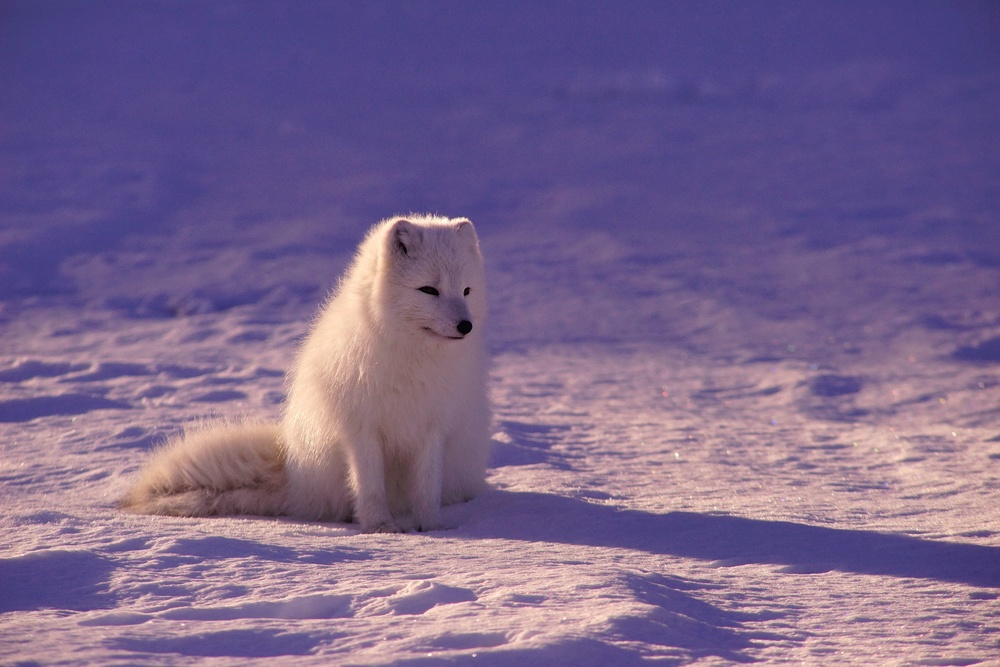
#> input picture HistogramEqualization/histogram.jpg, 1000 x 667 px, shrunk from 4800 x 3200 before the run
$ python histogram.py
#> lines starting #> are read from the running program, lines starting #| are printed output that depends on the picture
from __future__ import  print_function
from __future__ import division
import cv2
import argparse
import numpy as np
import matplotlib.pyplot as plt

parser = argparse.ArgumentParser(description='Histogram Equalization')
parser.add_argument('--input',help='Path to input image', default='histogram.jpg')
args= parser.parse_args()

src = cv2.imread(cv2.samples.findFile(args.input))
#> src is the input picture: shape (667, 1000, 3); mean B, G, R 140.6, 101.1, 122
if src is None:
    print('Image does not found',args.input)
    exit(0)

src = cv2.cvtColor(src, cv2.COLOR_BGR2GRAY)
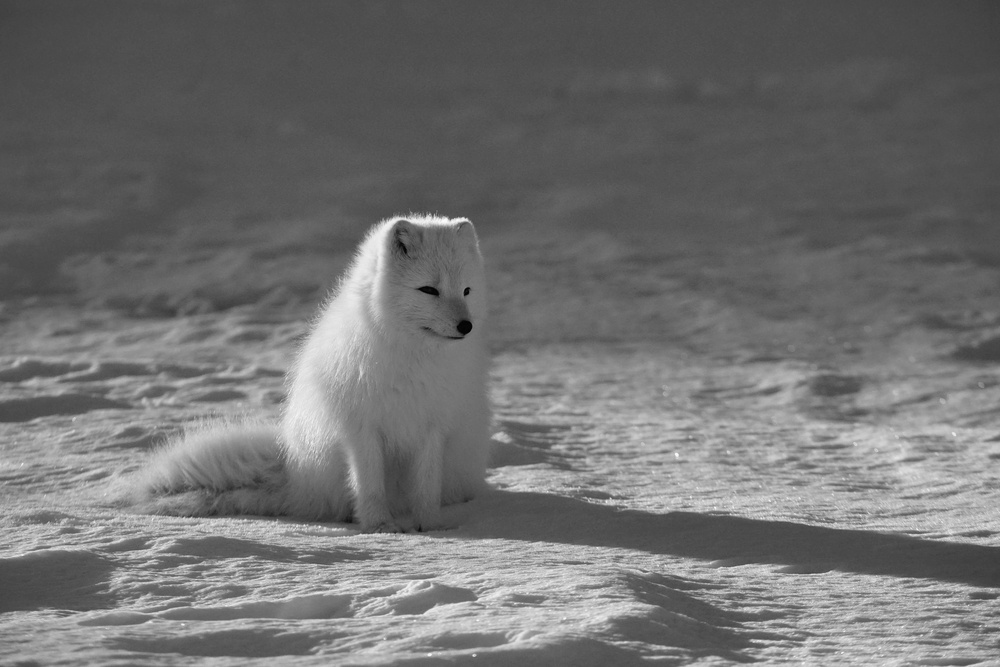
#> src: shape (667, 1000); min 1, max 253, mean 111.8
hist_original, bins_original = np.histogram(src.flatten(), 256, [0, 256])
#> hist_original = 256 values, max 24610 at index 79, min 0 at index 0, mean 2605.5; bins_original = 257 values from 0 to 256
dst= cv2.equalizeHist(src)
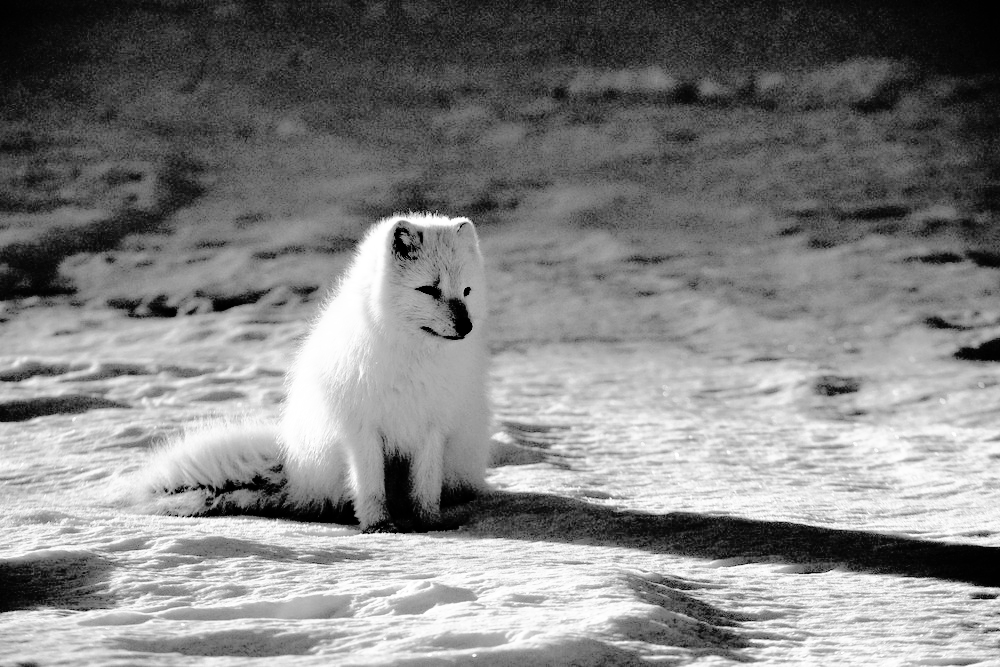
#> dst: shape (667, 1000); min 0, max 255, mean 129.4
hist_equalized, bins_equlized = np.histogram(dst.flatten(), 256, [0, 256])
#> hist_equalized = 256 values, max 24610 at index 49, min 0 at index 5, mean 2605.5; bins_equlized = 257 values from 0 to 256
#Grafiği çizme
plt.figure(figsize=(12, 6))
# Orijinal histogram
plt.subplot(1, 2, 1)
plt.plot(hist_original, color='gray')
plt.xlabel('Pixel Value')
plt.ylabel('Frequency')
plt.title('Original Image Histogram')

# Eşitleme sonrası histogram
plt.subplot(1, 2, 2)
plt.plot(hist_equalized, color='gray')
plt.xlabel('Pixel Value')
plt.ylabel('Frequency')
plt.title('Equalized Image Histogram')

cv2.imshow('Original Image',src)
cv2.imshow('Equalized Image',dst)
plt.show()
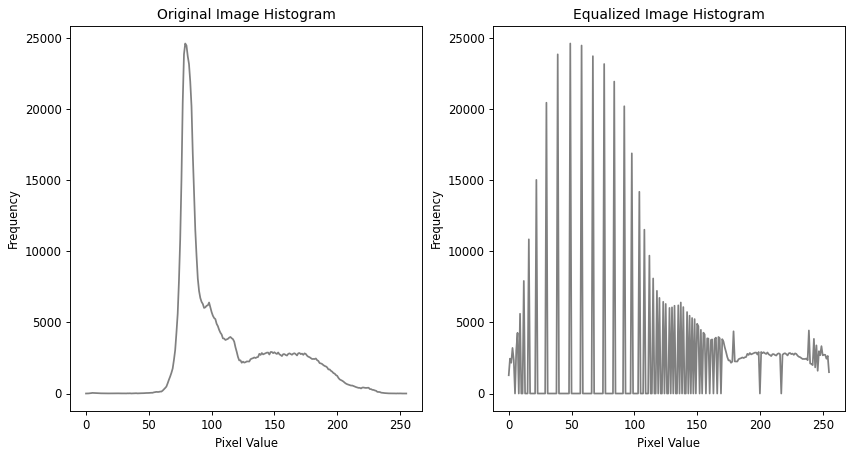
#> figure drawn by matplotlib, 2 panels; panel 1: curve peaks at x = 79, y = 24610; panel 2: curve peaks at x = 49, y = 24610
cv2.waitKey()
